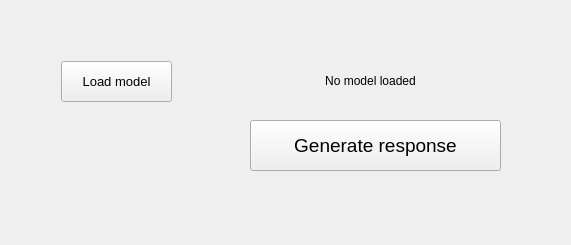
<?xml version="1.0" encoding="UTF-8"?>
<ui version="4.0">
 <class>Form</class>
 <widget class="QWidget" name="Form">
  <property name="geometry">
   <rect>
    <x>0</x>
    <y>0</y>
    <width>571</width>
    <height>245</height>
   </rect>
  </property>
  <property name="windowTitle">
   <string>Form</string>
  </property>
  <widget class="QPushButton" name="runLLM">
   <property name="geometry">
    <rect>
     <x>250</x>
     <y>120</y>
     <width>251</width>
     <height>51</height>
    </rect>
   </property>
   <property name="font">
    <font>
     <pointsize>14</pointsize>
    </font>
   </property>
   <property name="text">
    <string>Generate response</string>
   </property>
  </widget>
  <widget class="QPushButton" name="selectModel">
   <property name="geometry">
    <rect>
     <x>61</x>
     <y>61</y>
     <width>111</width>
     <height>41</height>
    </rect>
   </property>
   <property name="font">
    <font>
     <pointsize>10</pointsize>
    </font>
   </property>
   <property name="text">
    <string>Load model</string>
   </property>
  </widget>
  <widget class="QLabel" name="selectedModel">
   <property name="geometry">
    <rect>
     <x>180</x>
     <y>60</y>
     <width>381</width>
     <height>41</height>
    </rect>
   </property>
   <property name="font">
    <font>
     <pointsize>9</pointsize>
    </font>
   </property>
   <property name="text">
    <string>No model loaded</string>
   </property>
   <property name="alignment">
    <set>Qt::AlignCenter</set>
   </property>
  </widget>
 </widget>
 <resources/>
 <connections/>
</ui>
